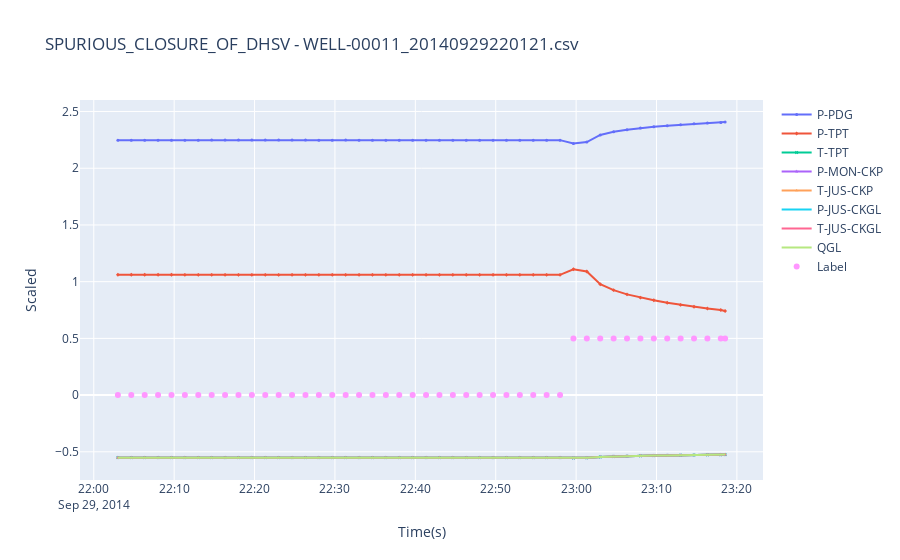

Source (notebook cell):
### Markdown cell above
Plot one interactive graph from an especific event class and instance. 
By default the instance is downsampling (n=100) and Z-score Scaler.
To help the visualization transient labels were changed to '0.5'.

### Code cell
class_number = 2
instance_index = 32
plot_instance(class_number,instance_index)
